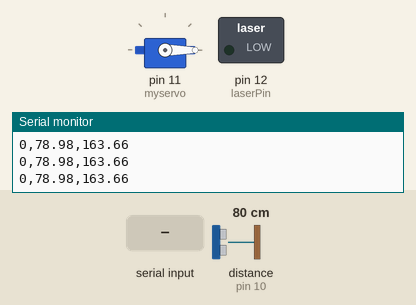
Simulated run of this sketch. Board: Arduino Uno, built with avr-gcc and run on an emulated ATmega328P. Shown: servo, switched loads named in the sketch (green lamp = pin HIGH), the last lines printed to the serial monitor. Wiring (inferred from the names in the program): ultrasonic range finder: trigger pin 9; echo pin 10. Dashed ring = blinking. Inputs (shaded band) come from the test bench; at power-on: distance to the obstacle (sensor on pin 10) 80 cm. The echo pulse lasts 58.3 µs per cm; pins used as bus, display or sensor lines are not drawn.

Above: at 1.2 s.
1.3 s: distance to the obstacle (sensor on pin 10) set to 56 cm
2.8 s: distance to the obstacle (sensor on pin 10) set to 45 cm
At 4.1 s:
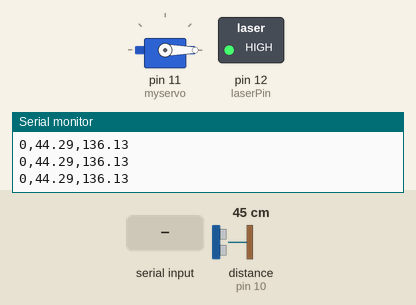
5.8 s: "90,45\n" received over Serial
At 7.9 s:
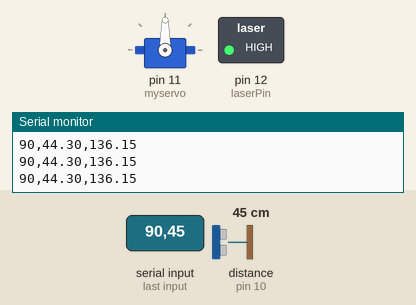
8.4 s: "30,150\n" received over Serial
At 10.4 s:
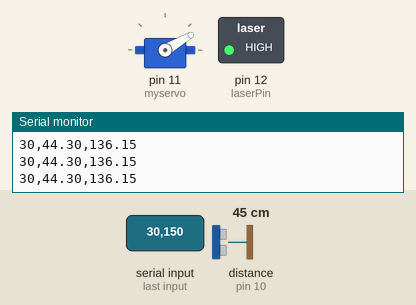
11.4 s: "0\n" received over Serial
At 12.6 s:
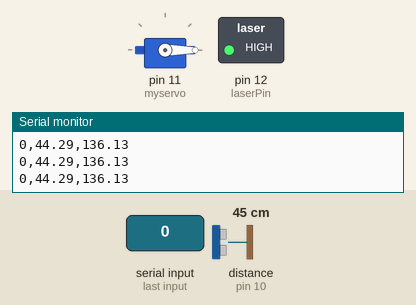
14.4 s: "90\n" received over Serial
At 15.6 s:
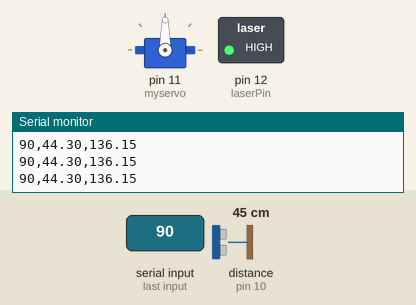
Timing chart, 0 to 18.4 s (numbered marks = the images above; inputs shaded):
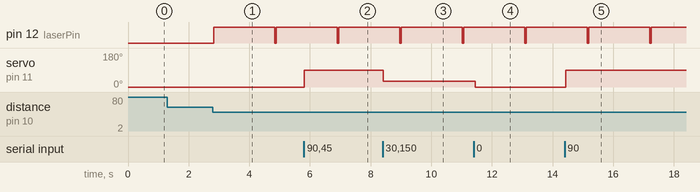

Measured:
- the behaviour switches between 51 and 50 cm on distance to the obstacle (sensor on pin 10) (found by bisection; images 0 and 1)
- after the input at 2.8 s, pin 12 (laserPin): LOW → HIGH at once, → LOW 2.0 s later, → HIGH 0.05 s later
- after the input at 5.8 s, servo on pin 11 (myservo): 0° → 90° at once
- after the input at 8.4 s, servo on pin 11 (myservo): 90° → 30° at once
- after the input at 11.4 s, servo on pin 11 (myservo): 30° → 0° after 0.05 s
- after the input at 14.4 s, servo on pin 11 (myservo): 0° → 90° at once

The sketch:

radarSystemFinal.ino
```cpp
#include <Servo.h>
#include <math.h>

// Servo
Servo myservo;

// HC-SR04 ultrasonic sensor
const int trigPin = 9;
const int echoPin = 10;

// Laser
const int laserPin = 12;

long duration;
float distance;
int servoSetting;
bool servoIncreasing = true;

const float MAX_DETECTION_RANGE = 200.0;
const float LASER_ACTIVATION_MIN_RANGE = 1.0;
const float LASER_ACTIVATION_MAX_RANGE = 50.0;

// Ketinggian sensor dari tanah (dalam cm)
const float SENSOR_HEIGHT = 101.0;
// Sudut kemiringan sensor HC-SR04 (dalam derajat)
const float SENSOR_TILT = 45.0;
// Setengah sudut bukaan sensor HC-SR04 (dalam derajat)
const float HALF_SENSOR_ANGLE = 7.5;

void setup() {
  Serial.begin(115200);
  Serial.println("Radar System");

  myservo.attach(11);
  myservo.write(0);

  pinMode(trigPin, OUTPUT);
  pinMode(echoPin, INPUT);

  pinMode(laserPin, OUTPUT);
  digitalWrite(laserPin, LOW);
}

bool laserActive = false;
unsigned long laserStartTime = 0;
bool autoMode = false;
bool servoStopped = false;

void loop() {
  getDistance();
  readSerialCommand();
  outputDistance();

  if (distance >= LASER_ACTIVATION_MIN_RANGE && distance <= LASER_ACTIVATION_MAX_RANGE && !laserActive) {
    activateLaser();
    servoStopped = true;
  } else if (laserActive && (millis() - laserStartTime >= 2000)) {
    deactivateLaser();
    servoStopped = false;
  }

  if (!laserActive && !servoStopped) {
    if (autoMode) {
      updateServoAuto();
    }
  }

  delay(50);
}

void activateLaser() {
  laserActive = true;
  laserStartTime = millis();
  digitalWrite(laserPin, HIGH);
  Serial.println("LASER_ACTIVATED");
}

void deactivateLaser() {
  laserActive = false;
  digitalWrite(laserPin, LOW);
  Serial.println("LASER_DEACTIVATED");
}

void getDistance() {
  digitalWrite(trigPin, LOW);
  delayMicroseconds(2);
  digitalWrite(trigPin, HIGH);
  delayMicroseconds(10);
  digitalWrite(trigPin, LOW);
  duration = pulseIn(echoPin, HIGH);
  distance = duration * 0.034 / 2;

  if (distance > MAX_DETECTION_RANGE) {
    distance = 0;
  }
}

void readSerialCommand() {
  if (Serial.available() > 0) {
    String command = Serial.readStringUntil('\n');
    command.trim();

    if (command == "AUTO") {
      autoMode = true;
      laserActive = false;
      digitalWrite(laserPin, LOW);
    } else if (command == "MANUAL") {
      autoMode = false;
      laserActive = false;
      digitalWrite(laserPin, LOW);
    } else {
      int angle = command.toInt();
      if (angle >= 0 && angle <= 180 && !autoMode) {
        myservo.write(angle);
        servoSetting = angle;
      }
    }
  }
}

void outputDistance() {
  float heightFromGround = calculateHeight();
  Serial.print(servoSetting);
  Serial.print(",");
  Serial.print(distance);
  Serial.print(",");
  Serial.println(heightFromGround);
}

float calculateHeight() {
  if (distance == 0) return 0;

  float sensorAngleRad = radians(SENSOR_TILT);
  float halfSensorAngleRad = radians(HALF_SENSOR_ANGLE);

  // Menghitung sudut efektif (sudut sensor + setengah sudut bukaan)
  float effectiveAngleRad = sensorAngleRad + halfSensorAngleRad;

  // Menghitung jarak horizontal dan vertikal
  float horizontalDistance = distance * cos(effectiveAngleRad);
  float verticalDistance = distance * sin(effectiveAngleRad);

  // Menghitung ketinggian relatif terhadap sensor
  float relativeHeight = verticalDistance;

  // Menghitung ketinggian total dari tanah
  float totalHeight = SENSOR_HEIGHT + relativeHeight;

  // Jika objek berada di bawah garis tengah sensor
  if (relativeHeight < 0) {
    totalHeight = SENSOR_HEIGHT - abs(relativeHeight);
  }

  return totalHeight;
}

void updateServoAuto() {
  if (servoIncreasing) {
    servoSetting += 1;
    if (servoSetting >= 180) {
      servoSetting = 180;
      servoIncreasing = false;
    }
  } else {
    servoSetting -= 1;
    if (servoSetting <= 0) {
      servoSetting = 0;
      servoIncreasing = true;
    }
  }
  myservo.write(servoSetting);
}
```
